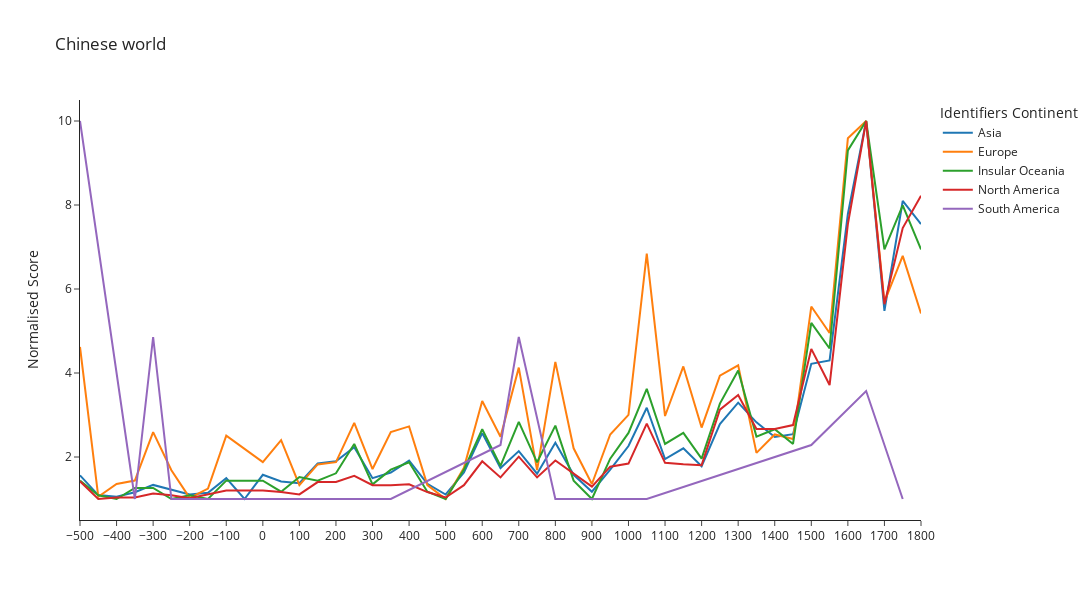

Here is the notebook cell this chart was saved with:
### Code cell
fig = make_continent_figure(df_final_region_fifty,region_name = 'Chinese world', min_decade = -500, max_decade = 1800,  continent = all_continents)
fig.show()

### Figure 1 — Plotly figure (JSON) as saved in the notebook; plotly's stock layout.template omitted (floating-point values rounded to 4 significant figures)
{"data": [{"hovertemplate": "continent_name=Asia<br>decade=%{x}<br>score=%{y}<extra></extra>", "legendgroup": "Asia", "line": {"color": "#1F77B4", "dash": "solid"}, "marker": {"symbol": "circle"}, "mode": "lines", "name": "Asia", "orientation": "v", "showlegend": true, "type": "scatter", "x": [-500, -450, -400, -350, -300, -250, -200, -150, -100, -50, 0, 50, 100, 150, 200, 250, 300, 350, 400, 450, 500, 550, 600, 650, 700, 750, 800, 850, 900, 950, 1000, 1050, 1100, 1150, 1200, 1250, 1300, 1350, 1400, 1450, 1500, 1550, 1600, 1650, 1700, 1750, 1800], "xaxis": "x", "y": [1.563, 1.094, 1.054, 1.161, 1.335, 1.228, 1.107, 1.148, 1.496, 1, 1.577, 1.416, 1.376, 1.845, 1.899, 2.234, 1.496, 1.63, 1.912, 1.362, 1.107, 1.63, 2.569, 1.738, 2.14, 1.604, 2.341, 1.577, 1.174, 1.697, 2.261, 3.173, 1.952, 2.207, 1.778, 2.784, 3.294, 2.824, 2.475, 2.542, 4.219, 4.3, 7.787, 10, 5.48, 8.095, 7.545], "yaxis": "y"}, {"hovertemplate": "continent_name=Europe<br>decade=%{x}<br>score=%{y}<extra></extra>", "legendgroup": "Europe", "line": {"color": "#FF7F0E", "dash": "solid"}, "marker": {"symbol": "circle"}, "mode": "lines", "name": "Europe", "orientation": "v", "showlegend": true, "type": "scatter", "x": [-500, -450, -400, -350, -300, -250, -200, -150, -100, 0, 50, 100, 150, 200, 250, 300, 350, 400, 450, 500, 550, 600, 650, 700, 750, 800, 850, 900, 950, 1000, 1050, 1100, 1150, 1200, 1250, 1300, 1350, 1400, 1450, 1500, 1550, 1600, 1650, 1700, 1750, 1800], "xaxis": "x", "y": [4.622, 1.055, 1.357, 1.439, 2.591, 1.686, 1.027, 1.247, 2.509, 1.878, 2.399, 1.329, 1.823, 1.878, 2.811, 1.713, 2.591, 2.729, 1.329, 1, 1.741, 3.332, 2.482, 4.128, 1.686, 4.265, 2.207, 1.357, 2.537, 3.003, 6.845, 2.976, 4.155, 2.701, 3.936, 4.183, 2.098, 2.537, 2.427, 5.582, 4.951, 9.588, 10, 5.692, 6.79, 5.418], "yaxis": "y"}, {"hovertemplate": "continent_name=Insular Oceania<br>decade=%{x}<br>score=%{y}<extra></extra>", "legendgroup": "Insular Oceania", "line": {"color": "#2CA02C", "dash": "solid"}, "marker": {"symbol": "circle"}, "mode": "lines", "name": "Insular Oceania", "orientation": "v", "showlegend": true, "type": "scatter", "x": [-500, -450, -400, -350, -300, -250, -200, -150, -100, 0, 50, 100, 150, 200, 250, 300, 350, 400, 450, 500, 550, 600, 650, 700, 750, 800, 850, 900, 950, 1000, 1050, 1100, 1150, 1200, 1250, 1300, 1350, 1400, 1450, 1500, 1550, 1600, 1650, 1700, 1750, 1800], "xaxis": "x", "y": [1.437, 1.087, 1, 1.262, 1.262, 1, 1.087, 1, 1.437, 1.437, 1.175, 1.524, 1.437, 1.612, 2.311, 1.35, 1.699, 1.874, 1.175, 1, 1.699, 2.66, 1.786, 2.835, 1.874, 2.748, 1.437, 1, 1.961, 2.573, 3.621, 2.311, 2.573, 1.961, 3.272, 4.058, 2.485, 2.66, 2.311, 5.194, 4.583, 9.301, 10, 6.942, 7.99, 6.942], "yaxis": "y"}, {"hovertemplate": "continent_name=North America<br>decade=%{x}<br>score=%{y}<extra></extra>", "legendgroup": "North America", "line": {"color": "#D62728", "dash": "solid"}, "marker": {"symbol": "circle"}, "mode": "lines", "name": "North America", "orientation": "v", "showlegend": true, "type": "scatter", "x": [-500, -450, -400, -350, -300, -250, -200, -150, -100, 0, 50, 100, 150, 200, 250, 300, 350, 400, 450, 500, 550, 600, 650, 700, 750, 800, 850, 900, 950, 1000, 1050, 1100, 1150, 1200, 1250, 1300, 1350, 1400, 1450, 1500, 1550, 1600, 1650, 1700, 1750, 1800], "xaxis": "x", "y": [1.422, 1, 1.037, 1.037, 1.128, 1.092, 1.018, 1.11, 1.202, 1.202, 1.165, 1.11, 1.403, 1.403, 1.55, 1.33, 1.33, 1.348, 1.165, 1.037, 1.33, 1.898, 1.513, 2.008, 1.513, 1.916, 1.605, 1.293, 1.77, 1.843, 2.796, 1.862, 1.825, 1.807, 3.126, 3.475, 2.668, 2.668, 2.76, 4.574, 3.713, 7.544, 10, 5.637, 7.452, 8.222], "yaxis": "y"}, {"hovertemplate": "continent_name=South America<br>decade=%{x}<br>score=%{y}<extra></extra>", "legendgroup": "South America", "line": {"color": "#9467BD", "dash": "solid"}, "marker": {"symbol": "circle"}, "mode": "lines", "name": "South America", "orientation": "v", "showlegend": true, "type": "scatter", "x": [-500, -350, -300, -250, -100, 0, 200, 350, 650, 700, 800, 1050, 1500, 1650, 1750], "xaxis": "x", "y": [10, 1, 4.857, 1, 1, 1, 1, 1, 2.286, 4.857, 1, 1, 2.286, 3.571, 1], "yaxis": "y"}], "layout": {"height": 600, "legend": {"title": {"text": "Identifiers Continent"}, "tracegroupgap": 0}, "title": {"text": "Chinese world"}, "width": 1200, "xaxis": {"anchor": "y", "autorange": true, "domain": [0, 1], "dtick": 100, "range": [-500, 1800], "title": {"text": ""}, "type": "linear"}, "yaxis": {"anchor": "x", "autorange": true, "domain": [0, 1], "range": [0.5, 10.5], "title": {"text": "Normalised Score"}, "type": "linear"}}}
